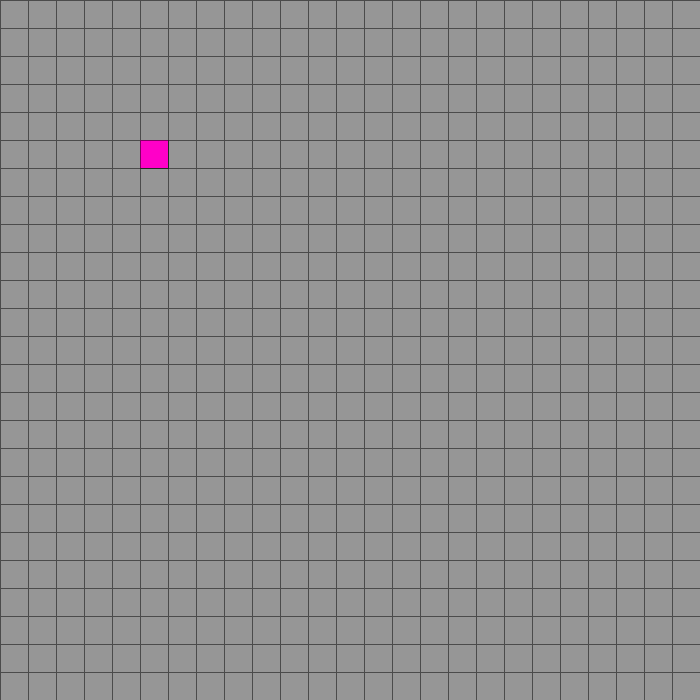
Frame 1 (no input)
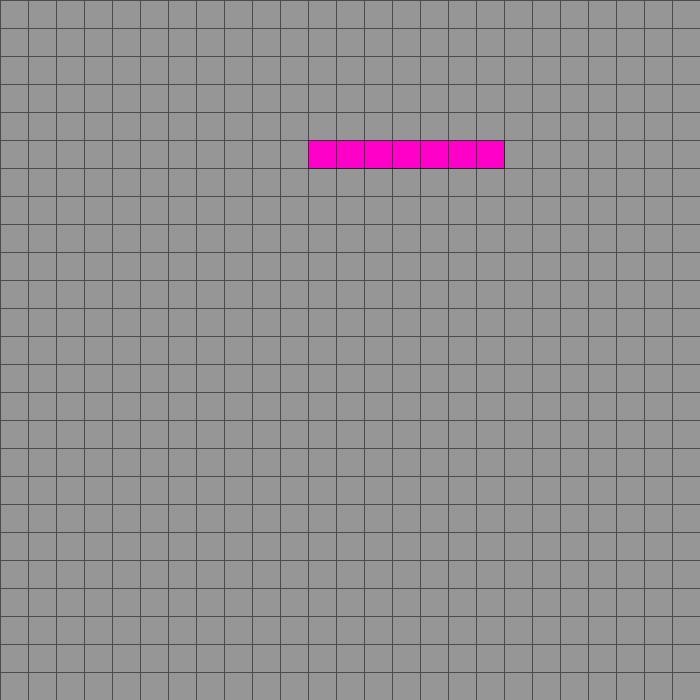
Frame 60 (the mouse pressed at the canvas centre just before this capture)
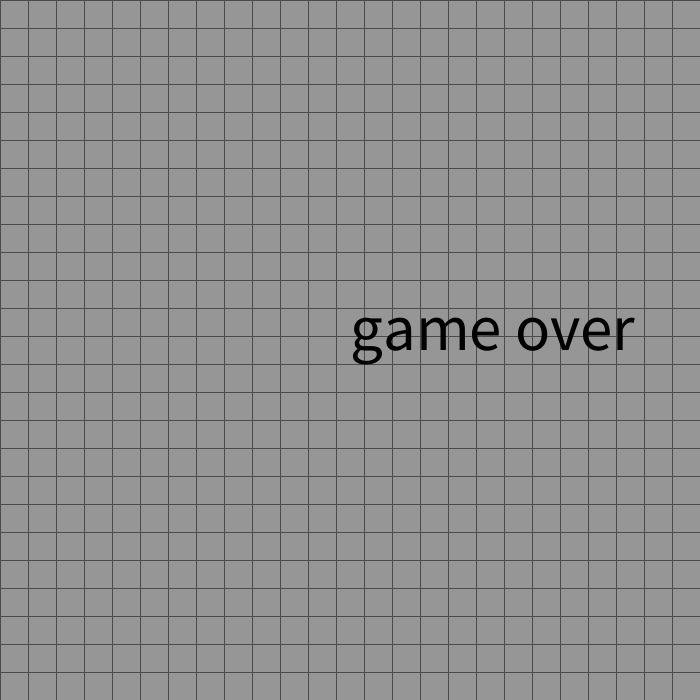
Frame 120 (the mouse held since frame 60 and released just before this capture)

The Processing sketch that drew these frames (run headless with seeded random() and noise(); from frame 60 on, the mouse is pressed at the canvas centre):

// Processing sketch: Graham_s_version
// ── Graham_s_version.pde
Grid alpha;
Snake theSnake;
Point locations;



int cols = 25;
int rows = cols;

void setup() {
  size(700, 700);
  //frameRate(5);
  
  alpha = new Grid(cols, rows);
  theSnake = new Snake();
  //locations = new Point();

  
}

void draw() {
  background(255);
  
  alpha.display();
  theSnake.update();
  
}
// ── Grid.pde
class Grid {
  //data
  int[][] board;
  int cols;
  int rows;
  int cellWidth;
  int cellHeight;
  
 Grid(int _cols, int _rows){
   cols = _cols;
   rows = _rows;
   cellWidth = width/cols;
   cellHeight = height/rows;
   board = new int[cols][rows]; 
    
    
  }


void display() {
  
    strokeWeight(.5);
  for (int x=0; x<cols; x++) {
    for (int y=0; y<rows; y++) {
      fill(150);
      rect(x*cellWidth, y*cellHeight, cellWidth, cellHeight); 
 
    }
  }
}
  
  
  
}
// ── Point.pde
class Point {
  float x, y;
  
  Point(float _x, float _y) {
    x = _x;
    y = _y;
  }
  
}
// ── snake.pde
class Snake{


    
  ArrayList<Point> snakeLocations = new ArrayList<Point>();
   
  int [] dx = {0, 0, -1, 1};
  int [] dy = {-1, 1, 0, 0};
    
   int cols = 25;
   int rows = cols;
  
   int cellWidth = width/cols;
   int cellHeight = height/rows;
   
   int direction = 3;
   int snakeLength = 7;
   int gameOn = 1;
   
   
  Snake(){
    snakeLocations.add( new Point(5, 5 ) );
    
    
    
    
  }
  
  
  void update(){
    
    if (gameOn == 2){
     fill(0);
     snakeLocations.clear();
     textSize(65);
     text("game over", width/2, height/2);
     
      
    }
    
    
    if (gameOn == 1){
    
    if (keyPressed && key ==  'w'){
     direction = 0; 

     
     
    }
    if (keyPressed && key ==  's'){
     direction = 1; 
    }
    
    if (keyPressed && key ==  'a'){
     direction = 2; 
    }
    
    if (keyPressed && key ==  'd'){
     direction = 3; 
    }
    
    
    if( frameCount % 5 == 0){
      snakeLocations.add( new Point(snakeLocations.get(snakeLocations.size() - 1).x + dx[direction] , snakeLocations.get(snakeLocations.size() - 1).y + dy[direction] ) );
      if (snakeLength < snakeLocations.size() ){
        snakeLocations.remove(0); 
      
        
      }
      
    
    }
    for (int i=0; i<snakeLocations.size(); i++) {
    
      if ((snakeLocations.get(snakeLocations.size() - 1).x  == -1) || (snakeLocations.get(snakeLocations.size() - 1).x  == cols) ||
      (snakeLocations.get(snakeLocations.size() - 1).y  == -1) || (snakeLocations.get(snakeLocations.size() - 1).y  == rows)){
        gameOn = 2;
      
        
      }
      
    }
    
    display();
  }
  }
  
  void display(){
    
      for (int i=0; i<snakeLocations.size(); i++) {
        fill(255, 0, 200);
        rect(snakeLocations.get(i).x * cellWidth, snakeLocations.get(i).y * cellHeight, cellWidth, cellHeight);
        
      }

  
  

}

}
  
  

  
  
  
